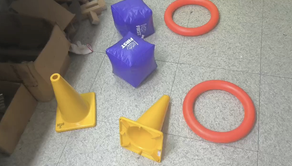
#> input picture week-three/cones.png, 292 x 166 px
$ python blob.py
#> lines starting #> are read from the running program, lines starting #| are printed output that depends on the picture
import cv2
import numpy as np


image = cv2.imread("cones.png", cv2.IMREAD_GRAYSCALE)
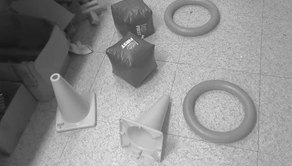
#> image: shape (166, 292); min 21, max 253, mean 142.3
params = cv2.SimpleBlobDetector_Params()

# [14 lines of commented-out code are left out]

params.minThreshold = 0
params.maxThreshold = 255

params.filterByArea = True
params.minArea = 100
params.maxArea = 10000

params.filterByCircularity = False
params.filterByConvexity = False
params.filterByInertia = False
params.filterByColor = False

height, width = image.shape
#> height = 166; width = 292
params.minDistBetweenBlobs = width * 0.12
params.minArea = height * width * 0.005
params.maxArea = height * width * 0.15

params.minRepeatability = 3
params.thresholdStep = 5

detector = cv2.SimpleBlobDetector_create(params)

keypoints = detector.detect(image)
#> keypoints = 7 keypoints; (x, y, size): (114, 135, 73.4), (224, 113, 43.5), (138, 64, 38.2), (164, 130, 34.2), (133, 26, 33.3), (80, 119, 32.4), (194, 20, 27.1)

output = cv2.drawKeypoints(image, keypoints, np.array([]), (0, 0, 255),
                           cv2.DRAW_MATCHES_FLAGS_DRAW_RICH_KEYPOINTS)
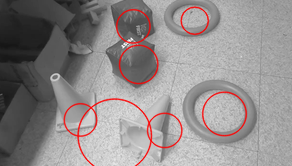
#> output: shape (166, 292, 3); mean of channels 0, 1, 2 138.9, 138.9, 144.3; drawn as B, G, R

cv2.imshow("Blobs Detected", output)
cv2.waitKey(0)
cv2.destroyAllWindows()

$ run again, with week-three/image.png copied over week-three/cones.png
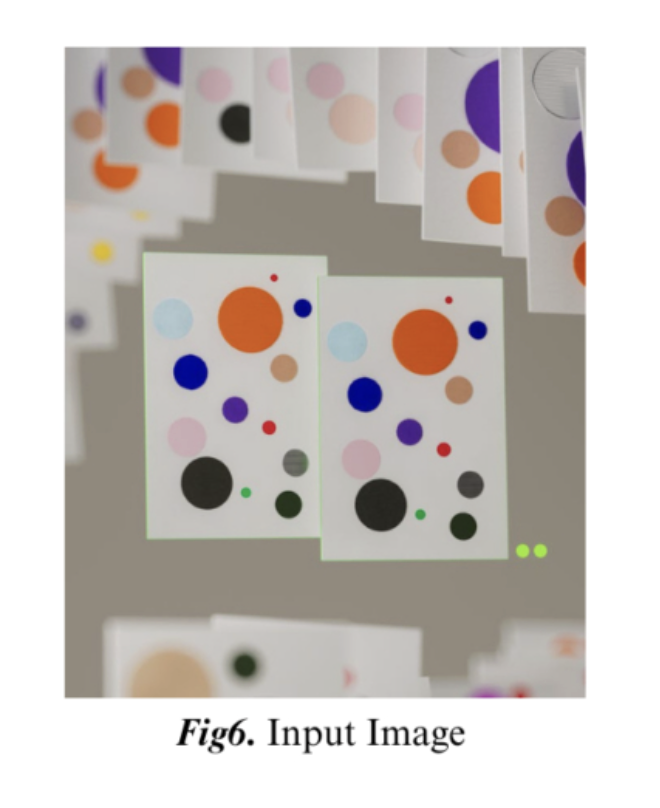
#> input picture week-three/image.png, 660 x 808 px
#> `image = cv2.imread("cones.png", cv2.IMREAD_GRAYSCALE)`:
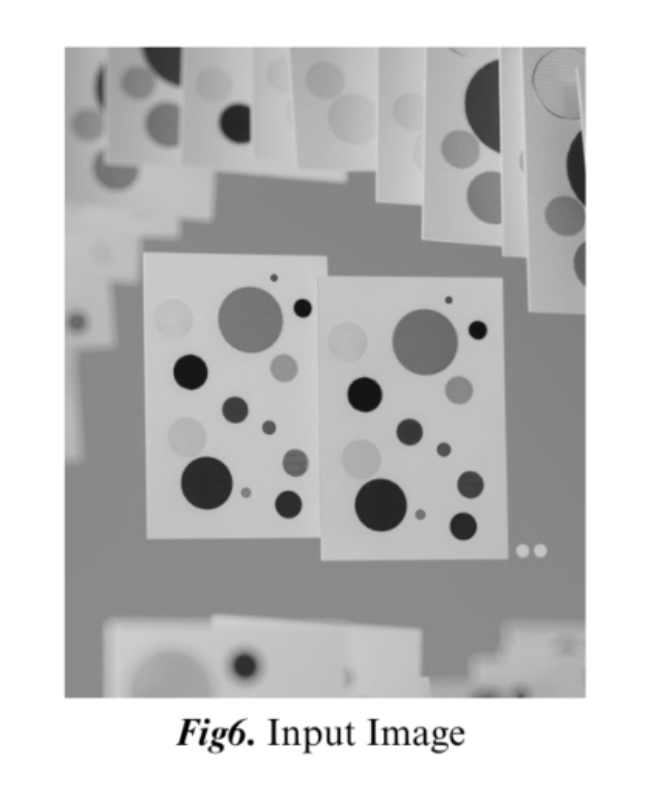
#> image: shape (808, 660); min 0, max 255, mean 194.7
#> keypoints = 7 keypoints; (x, y, size): (567, 175, 151), (131, 99, 133.4), (323, 95, 91.8), (472, 119, 72.7), (172, 676, 68.3), (426, 341, 67.1), (249, 322, 66.7)
